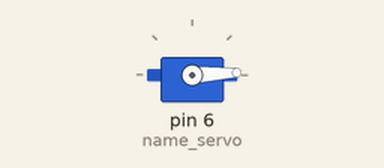
Bench run of a sketch on a simulated Arduino Uno, built with avr-gcc and run on an emulated ATmega328P. Parts: servo.

Above: at 0.05 s.
At 0.35 s:
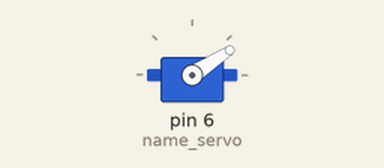
At 0.65 s:
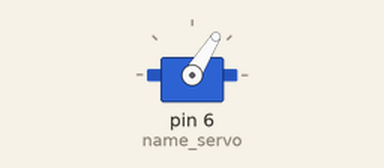
At 1.05 s:
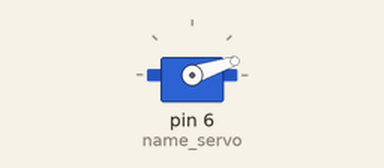
Timing chart, 0 to 3.0 s (numbered marks = the images above):
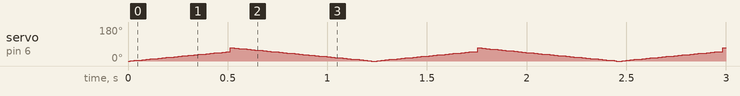

The sketch:

servomain.ino
```cpp
#include <Servo.h>

Servo name_servo;

int servo_position = 0;

void setup() {

  name_servo.attach (6);

}

void loop() {

  for (servo_position = 0; servo_position <=50; servo_position +=1){

    name_servo.write(servo_position);
    delay(10);
  }

  for (servo_position=70; servo_position >= 0; servo_position -=1){

    name_servo.write(servo_position);
    delay(10);
  }
}
```
